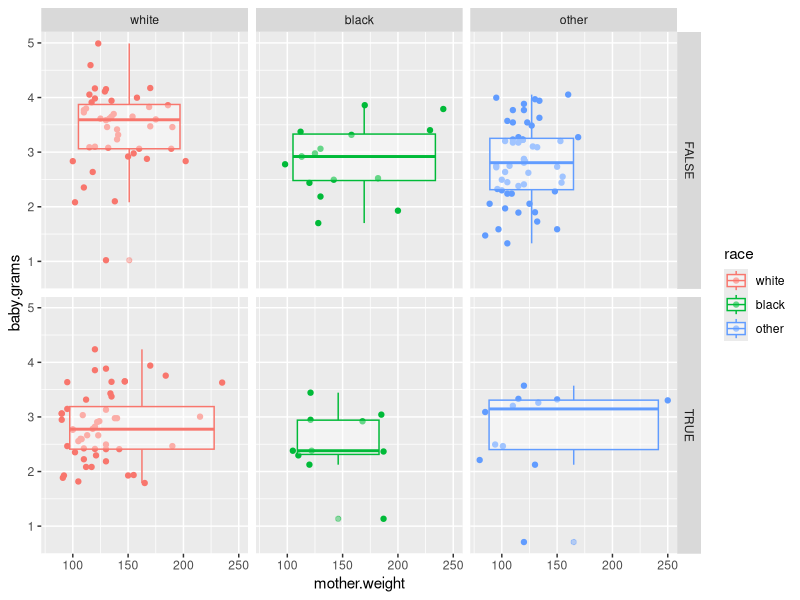
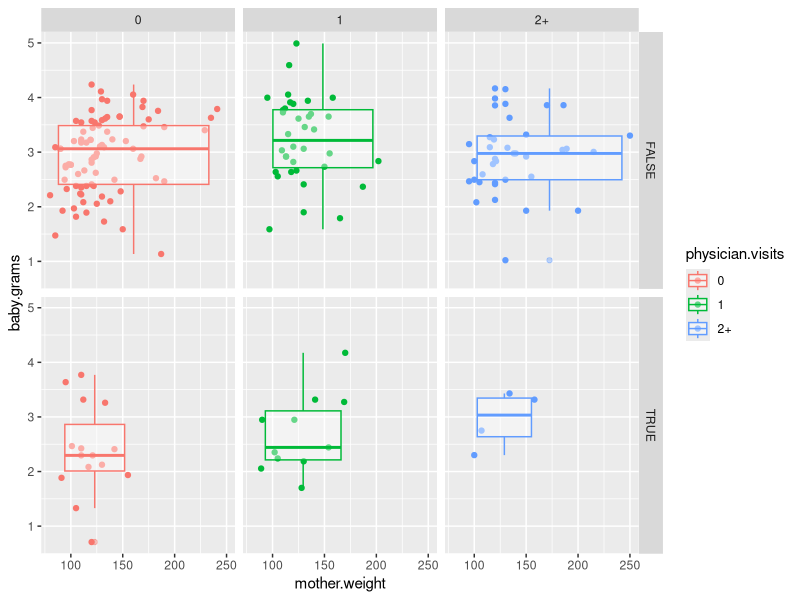
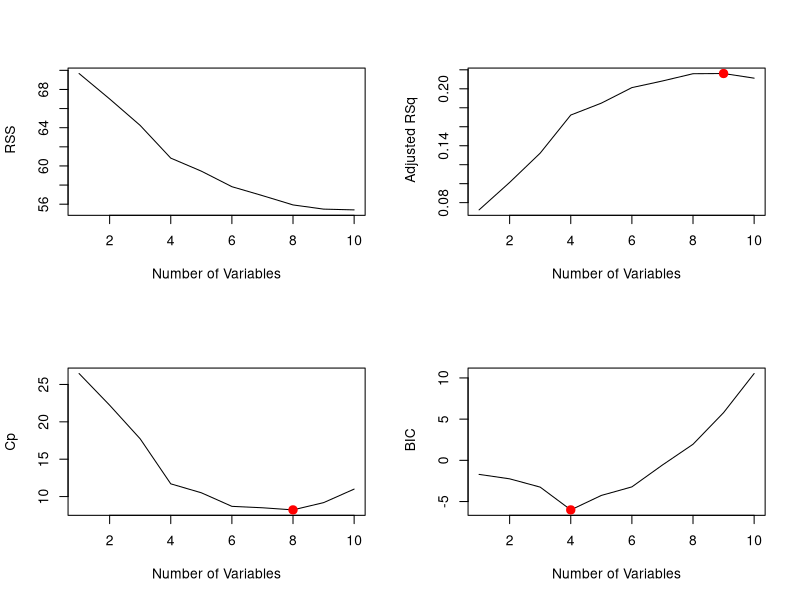
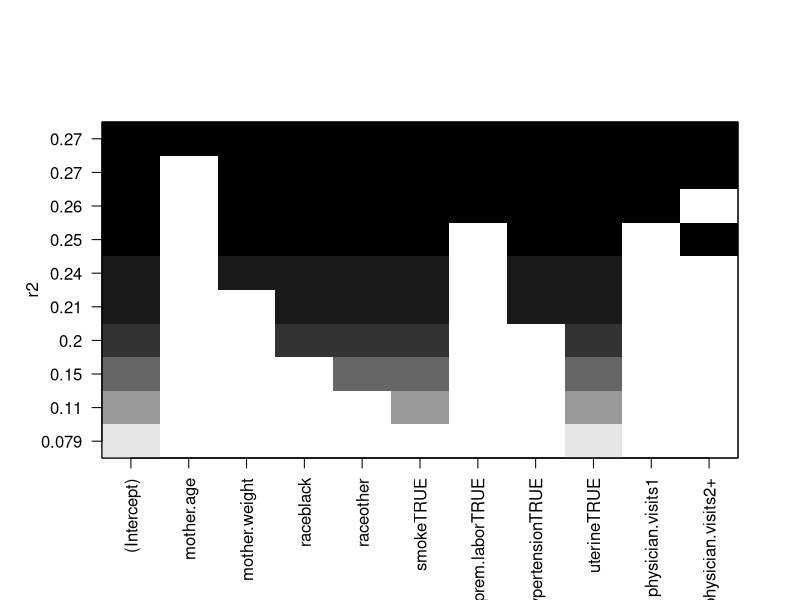
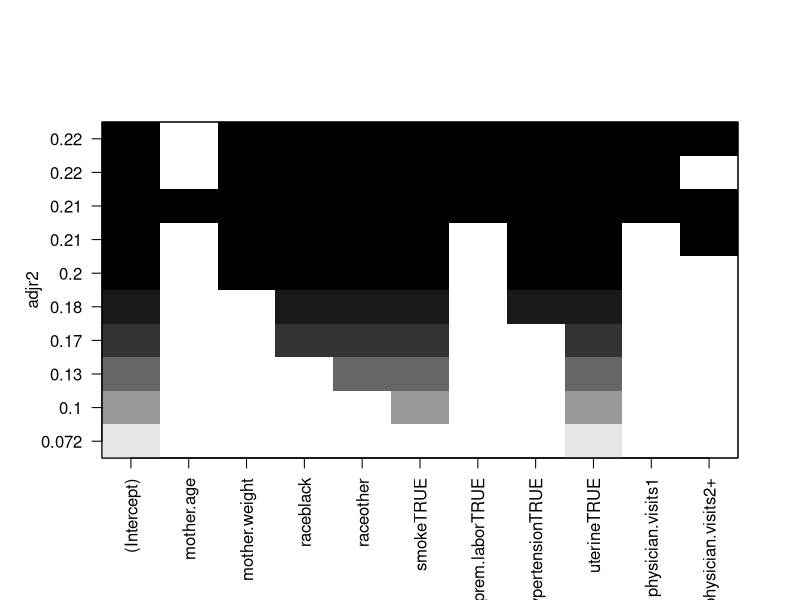
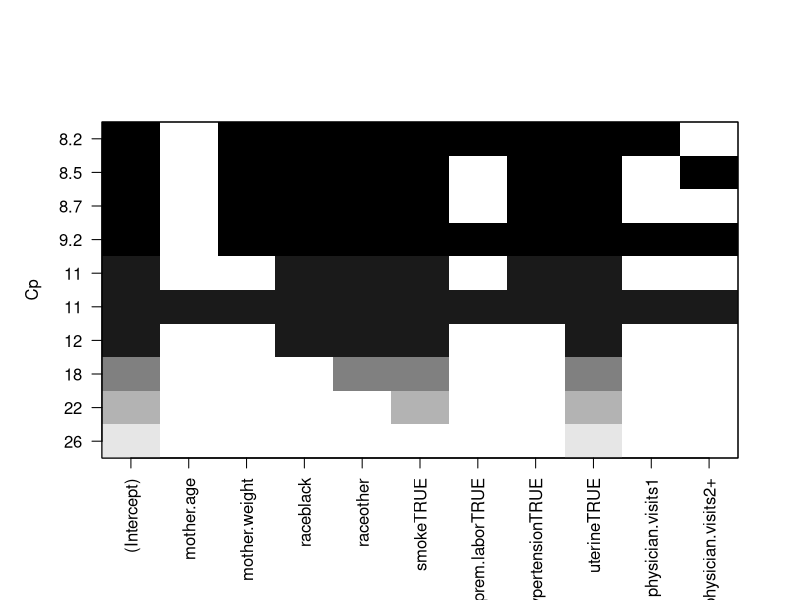
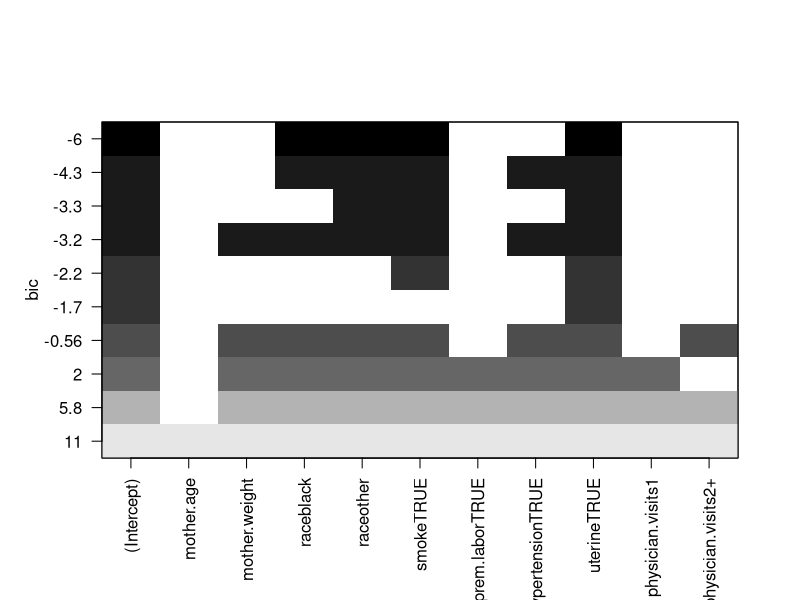
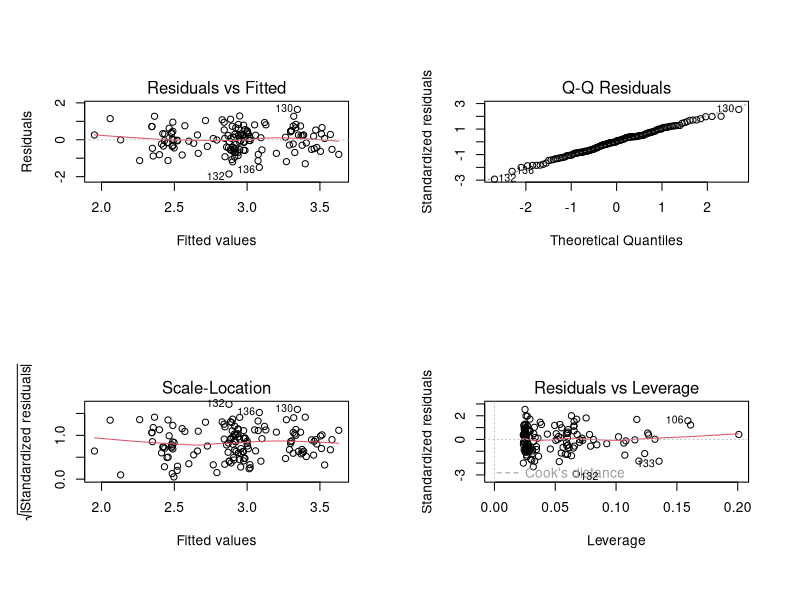

These charts were generated, in order, by the following R code: (Note: this script raises an error after producing the figures.)
## ---- chunk 1
library(MASS)
data(birthwt)
bwt.grams <- with(birthwt, {
  bwt <- bwt/1000
  race <- factor(race, labels = c("white", "black", "other"))
  ptd <- factor(ptl > 0)
  ftv <- factor(ftv)
  levels(ftv)[-(1:2)] <- "2+"
  data.frame(bwt, age, lwt, race, smoke = (smoke > 0),
             ptd, ht = (ht > 0), ui = (ui > 0), ftv)
})
colnames(bwt.grams) <- c("baby.grams", "mother.age", 
                       "mother.weight", "race",
                       "smoke", "prem.labor", 
                       "hypertension", "uterine",
                       "physician.visits")
summary(bwt.grams)
## ---- chunk 2
cor(bwt.grams[,1:3])
## ---- chunk 3
library(ggplot2)
bw <- ggplot(bwt.grams, aes(mother.weight, baby.grams, colour = race)) + geom_point()
bw + geom_boxplot(alpha = 0.4) + facet_grid(smoke ~ race, scales = "fixed")
## ---- chunk 4
bw <- ggplot(bwt.grams, aes(mother.weight, baby.grams, colour = physician.visits)) + geom_point()
bw + geom_boxplot(alpha = 0.4) + facet_grid(prem.labor ~ physician.visits, scales = "fixed")
## ---- chunk 5
set.seed(1)
train <- sample(1:nrow(bwt.grams), floor(0.75*nrow(bwt.grams)))
bwt.grams.train <- bwt.grams[train,]
bwt.grams.test <- bwt.grams[-train,]
## ---- chunk 6
library (leaps)
regfit.full=regsubsets(baby.grams~., bwt.grams.train, nvmax =19)
reg.summary = summary(regfit.full)
par(mfrow =c(2,2))
plot(reg.summary$rss ,xlab=" Number of Variables ",ylab=" RSS", type="l")
plot(reg.summary$adjr2 ,xlab =" Number of Variables ", ylab=" Adjusted RSq",type="l")
max.adjr2=which.max (reg.summary$adjr2)
max.adjr2
points (max.adjr2, reg.summary$adjr2[max.adjr2], col ="red",cex =2, pch =20)

plot(reg.summary$cp ,xlab =" Number of Variables ", ylab="Cp", type='l')
min.cp= which.min (reg.summary$cp )
min.cp
points (min.cp, reg.summary$cp[min.cp], col ="red",cex =2, pch =20)

min.bic = which.min(reg.summary$bic)
min.bic
plot(reg.summary$bic ,xlab=" Number of Variables ",ylab=" BIC", type='l')
points (min.bic, reg.summary$bic [min.bic], col =" red",cex =2, pch =20)

par(mfrow = c(1,1))
plot(regfit.full ,scale ="r2", cex.axis = 0.1, las = 1)
plot(regfit.full ,scale ="adjr2", cex.axis = 0.1, las = 1)
plot(regfit.full ,scale ="Cp", cex.axis = 0.1, las = 1)
plot(regfit.full ,scale ="bic", cex.axis = 0.1, las = 1)

coef(regfit.full, max.adjr2) 
coef(regfit.full, min.cp)
coef(regfit.full, min.bic)

#Linear regression with the predictors selected by best subset
lm.fit = lm( baby.grams~ mother.weight+race+smoke+hypertension+uterine, data=bwt.grams.train)
summary(lm.fit)
confint(lm.fit)
par(mfrow = c(2, 2))
plot(lm.fit)

lm.fit.res= predict(lm.fit, bwt.grams.test)
mean((lm.fit.res -bwt.grams.test$baby.grams)^2)
plot(bwt.grams.test$baby.grams,lm.fit.res)
abline (0,1)
## ---- chunk 7
library(glmnet)
##
bwt.x.train=model.matrix( baby.grams~., data=bwt.grams.train)[,-1]
bwt.y.train=bwt.grams.train$baby.grams

bwt.x.test=model.matrix( baby.grams~., data=bwt.grams.test)[,-1]
bwt.y.test=bwt.grams.test[,1]

grid.bwt =10^seq (-1,4, length =100)

# With alpha =0, glmnet computes the ridge

ridge =cv.glmnet(bwt.x.train,bwt.y.train,alpha =0, lambda =grid.bwt, nfolds=6)
plot(ridge)
ridge.opt = glmnet(bwt.x.train,bwt.y.train,alpha =0, lambda =ridge$lambda.min)
ridge.opt$beta
ridge.opt.res = predict(ridge.opt, s =ridge$lambda.min, newx=bwt.x.test)
mean((ridge.opt.res -bwt.y.test)^2)

# With alpha =1, glmnet computes the lasso
lasso =cv.glmnet(bwt.x.train,bwt.y.train,alpha =1, lambda =grid.bwt, nfolds=6)
lasso$lambda.min
plot(lasso)
lasso.opt = glmnet(bwt.x.train,bwt.y.train,alpha =1, lambda =lasso$lambda.min)
lasso.opt$beta
lasso.opt.res = predict(lasso.opt, s =lasso$lambda.min, newx=bwt.x.test)
mean((lasso.opt.res -bwt.y.test)^2)
## ---- chunk 8
#Create train and test
set.seed(1)
train <- sample(1:nrow(bwt.grams), floor(0.75*nrow(bwt.grams)))
bwt.grams.train <- bwt.grams[train,]
bwt.grams.test <- bwt.grams[-train,]

#Polynomial fit for best subset
poly.fit.1 = lm(baby.grams ~ hypertension + uterine + smoke + race + poly(mother.weight, 2), data = bwt.grams.train)
mean((predict.lm(poly.fit.1, bwt.grams.test) - bwt.grams.test[,1])^2)
plot(sort(predict.lm(poly.fit.1, bwt.grams.test)), bwt.grams.test[,1])
anova(poly.fit.1)
## ---- chunk 9
poly.fit.2 = lm(baby.grams ~ hypertension + uterine + smoke + race + poly(mother.weight, 3), data = bwt.grams.train)
mean((predict.lm(poly.fit.2, bwt.grams.test) - bwt.grams.test[,1])^2)

poly.fit.3 = lm(baby.grams ~ hypertension + uterine + smoke + race + poly(mother.weight, 4), data = bwt.grams.train)
mean((predict.lm(poly.fit.3, bwt.grams.test) - bwt.grams.test[,1])^2)

anova(poly.fit.1, poly.fit.2, poly.fit.3)
## ---- chunk 10
poly.fit.4 = lm(baby.grams ~ hypertension + uterine + poly(mother.age,2) + poly(mother.weight,3), data = bwt.grams.train)
mean((predict.lm(poly.fit.4, bwt.grams.test) - bwt.grams.test[,1])^2)

poly.fit.5 = lm(baby.grams ~ hypertension + uterine + smoke + prem.labor + poly(mother.age,2) + poly(mother.weight,3), data = bwt.grams.train)
mean((predict.lm(poly.fit.5, bwt.grams.test) - bwt.grams.test[,1])^2)

poly.fit.6 = lm(baby.grams ~ hypertension + uterine + smoke + prem.labor + poly(mother.age,2) + poly(mother.weight,9), data = bwt.grams.train)
mean((predict.lm(poly.fit.6, bwt.grams.test) - bwt.grams.test[,1])^2)
## ---- chunk 11
set.seed(1)
train <- sample(1:nrow(bwt.grams), floor(0.75*nrow(bwt.grams)))
bwt.grams.train <- bwt.grams[train,]
bwt.grams.test <- bwt.grams[-train,]
## ---- chunk 12
library(splines)
poly.fit = lm(baby.grams ~ hypertension + uterine + smoke + prem.labor + poly(mother.age, 2) + poly(mother.weight, 9), data=bwt.grams.train)
pred = predict.lm(poly.fit, bwt.grams.test)
mse = mean((pred - bwt.grams.test[,1])^2)
mse
## ---- chunk 13
max_df = 20
MSE = 9:(max_df)
for (k in 9:max_df){
    splines.fit = lm(baby.grams ~ hypertension + uterine + smoke + prem.labor 
                     + bs(mother.weight, df=k, degree=9) + poly(mother.age, 2), 
                     data=bwt.grams.train)
    pred = predict(splines.fit, bwt.grams.test)
    mse = mean((pred-bwt.grams.test$baby.grams)^2)
    MSE[k-8] = mse
}
plot(9:max_df, MSE, xlab='Degrees of freedom', 
     ylab='Test MSE', 
     main='Evolution of the test MSE with the number of degrees of freedom', 
     type='b')
abline(.3214657, 0, col='RED')
legend("topleft", c('Best poly model'), col=c('RED'), lty=c(1))
## ---- chunk 14
max_df = 20
MSE = 3:(max_df)
for (k in 3:max_df){
    splines.fit = lm(baby.grams ~ hypertension + uterine + smoke + prem.labor 
                  + ns(mother.weight, df=k) + poly(mother.age, 2), 
                  data=bwt.grams.train)
    pred = predict(splines.fit, bwt.grams.test)
    mse = mean((pred-bwt.grams.test$baby.grams)^2)
    MSE[k-2] = mse
}
plot(3:max_df, MSE, xlab='Degrees of freedom', ylab='Test MSE', 
     main='Evolution of the test MSE withs the number of degrees of freedom', 
     type='b', ylim=c(0.3,0.45))
abline(.3214657, 0, col='RED')
legend("topleft", c('Best poly model'), col=c('RED'), lty=c(1))
## ---- chunk 15
library(gam)
MSE = 4:18
for (k in 4:18){
    gam.fit = gam(baby.grams ~ prem.labor+uterine+ hypertension + smoke 
                  + s(mother.weight, k) + poly(mother.age, 2), data=bwt.grams.train)
    pred = predict(gam.fit, bwt.grams.test)
    mse = mean((pred-bwt.grams.test$baby.grams)^2)
    MSE[k-3] = mse
}
plot(4:18, MSE, type='b', main='Evolution of the MSE', xlab='Degrees of freedom')
## ---- chunk 16
best_poly = lm(baby.grams ~ hypertension + uterine + smoke + prem.labor 
               + poly(mother.age, 2) + poly(mother.weight, 9), data=bwt.grams.train)

best_splines = lm(baby.grams ~ hypertension + uterine + smoke + prem.labor 
                  + ns(mother.weight, df=14) + poly(mother.age, 2), data=bwt.grams.train)

anova(best_poly, best_splines)
## ---- chunk 17
library(MASS)
data(birthwt)
bwt <- with(birthwt, {
  race <- factor(race, labels = c("white", "black", "other"))
  ptd <- factor(ptl > 0)
  ftv <- factor(ftv)
  levels(ftv)[-(1:2)] <- "2+"
  data.frame(low, age, lwt, race, smoke = (smoke > 0),
             ptd, ht = (ht > 0), ui = (ui > 0), ftv)
})
colnames(bwt) <- c("below.2500", "mother.age", 
                       "mother.weight", "race",
                       "smoke", "prem.labor", 
                       "hypertension", "uterine",
                       "physician.visits")
summary(bwt)
## ---- chunk 18
#Logistic regression with the predictors selected by best subset
log.fit = glm( below.2500~ mother.weight+race+smoke+hypertension+uterine, family = binomial, data=bwt[train, ])
summary(log.fit)
confint(log.fit)
par(mfrow = c(2, 2))
plot(log.fit)

pred.train <- predict(log.fit, type = "response")
low.train <- sapply(pred.train, function(x) {ifelse(x > 0.5, 1, 0)})
table(low.train, bwt$below.2500[train])
mean(low.train == bwt$below.2500[train])

pred.test <- predict(log.fit, newdata = bwt[-train, -1], type = "response")
low.test <- sapply(pred.test, function(x) {ifelse(x > 0.5, 1, 0)})
table(low.test, bwt$below.2500[-train])
mean(low.test == bwt$below.2500[-train])
